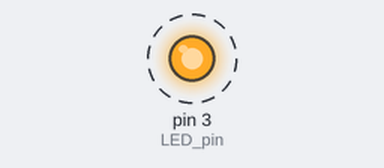
A sketch run on a simulated Arduino Mega 2560, built with avr-gcc and run on an emulated ATmega2560. On the bench: output pins drawn as LEDs (lit = HIGH). Dashed ring = blinking. What the sketch prints to the serial monitor is not drawn.

Above: at 0.15 s.
Timing chart, 0 to 3.0 s (numbered marks = the images above):
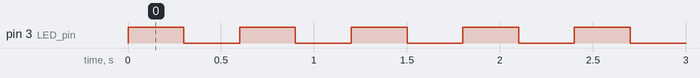

The sketch:

test_Gateway_2_Mega_LED.ino
```cpp
/****************************************************************
 * Gateway 2 Mega - LED test
 */

int LED_pin = 3;
int counter = 0;

void setup() {
  // put your setup code here, to run once:
  pinMode(LED_pin, OUTPUT);
  Serial.begin(9600);
  Serial.println("Setup complete.");
}

void loop() {
  // put your main code here, to run repeatedly:
  digitalWrite(LED_pin, HIGH);
  delay(300);
  digitalWrite(LED_pin, LOW);
  delay(300);
  Serial.println(counter++);
}
```

Measured:
- by itself, pin 3 (LED_pin): alternates HIGH for 0.30 s and LOW for 0.30 s
